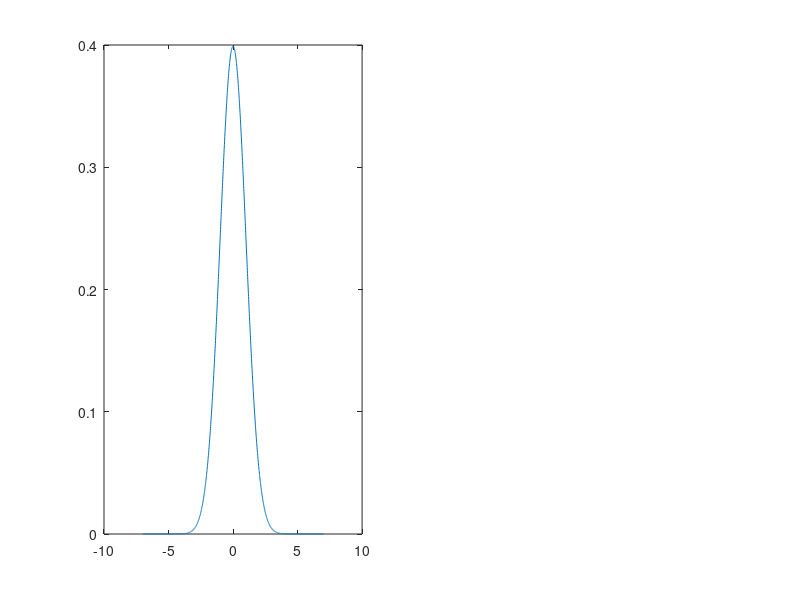

The MATLAB script that drew this image: (Note: this script raises an error after producing the figure.)
close all




%% NOISE VOLTAGE DISTRIBUTION AND VT CALCULATION

%probability of false alarm
Pfa = 0.5e-1;

%possible voltages
x = -7:.01:7;
%standard deviation of noise
std_dev = 1/sqrt(1);
%defining PDF of noise voltage
pd = makedist('Normal','Sigma',std_dev);
H0 =  pdf(pd,x);

%determining voltage threshold
Vt =  norminv(1- Pfa,0, std_dev);

%plotting
subplot(1,2,1)
plot(x,H0)
hold on
xline(Vt)
hold off
xlabel("Voltage")
ylabel("Probability")
title("VOLTAGE PDF WITH THRESHOLD VOLTAGE PLOTTED")

%% CUMULATIVE VOLTAGE DISTRIBUTION OF NOISE

right_pfa = 1 - cdf('Normal',Vt,0,std_dev);

subplot(1,2,2)
plot(x,cdf('Normal',x,0,std_dev))
hold on
xline(right_pfa)
xlabel("Voltage")
ylabel("Cumulative Probability")
title("CDF OF NOISE VOLTAGE WITH PROBABILITY OF FALSE ALARM")

%% DISTRIBUTION PARAMETERS

%probability of detection
Pd = 0.8;

%lower bound to include 80% of H1 above threshold
Pd_not = 1- Pd;

%converting area of norm to threshold value
Vt_unshifted = norminv(Pd_not,0,std_dev);

%% PLOTTING H1 CDF

%plotting cdf of H1
figure

plot(x,cdf('Normal',x,0,std_dev));
xline(Vt_unshifted)
title("plot showing CDF H1 with pd")

%plotting pdf of H1
pd_pd = makedist('Normal','Sigma',std_dev, 'mu', 0);

%% PLOTTING H1 PDF

%ploting pdf of H1 with threshold
figure
subplot(1,2,1)
plot(x,pdf(pd_pd,x))
title({'UNSHIFTED SIGNAL AND NOISE PDF WITH' ; 'THRESHOLD VOLTAGE PLOTTED'})
xlabel("Voltage")
ylabel("Probability")
hold on
xline(Vt_unshifted)

%% PLOTTING BOTH
H1 = pdf(pd_pd,x);

subplot(1,2,2)
plot(x, H0)
hold on
plot(x+Vt-Vt_unshifted, H1)
title({'UNSHIFTED SIGNAL AND NOISE PDF WITH' ; 'THRESHOLD VOLTAGE PLOTTED'})
xlabel("Voltage")
ylabel("Probability")
hold on
xline(Vt)


%% ADDITIONAL CALCULATIONS


m = Vt - Vt_unshifted
m2 = m^2
snr = m2/(std_dev^2)
snr_db = 10*log10(snr)
























